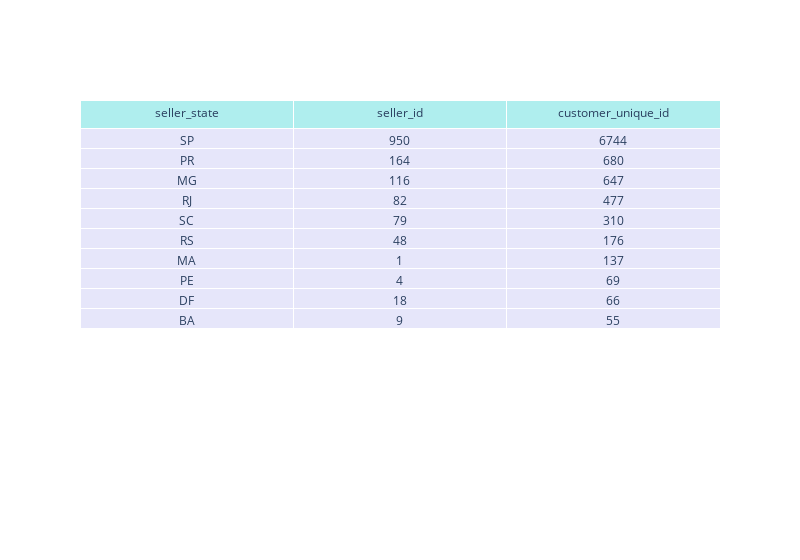

Notebook code for this chart:
### Code cell
fig_1 = go.Figure(data=[go.Table(
    header=dict(values=list(seller_consumer.columns),
                fill_color='paleturquoise',
                align='center'),
    cells=dict(values=[seller_consumer.seller_state, seller_consumer.seller_id, seller_consumer.customer_unique_id],
               fill_color='lavender',
               align='center')),
])

fig_1.update_layout(width=800)
fig_1. show()

### Figure 1 — Plotly figure (JSON) as saved in the notebook; plotly's stock layout.template omitted (floating-point values rounded to 4 significant figures)
{"data": [{"cells": {"align": "center", "fill": {"color": "lavender"}, "values": [["SP", "PR", "MG", "RJ", "SC", "RS", "MA", "PE", "DF", "BA"], [950, 164, 116, 82, 79, 48, 1, 4, 18, 9], [6744, 680, 647, 477, 310, 176, 137, 69, 66, 55]]}, "header": {"align": "center", "fill": {"color": "paleturquoise"}, "values": ["seller_state", "seller_id", "customer_unique_id"]}, "type": "table"}], "layout": {"width": 800}}
